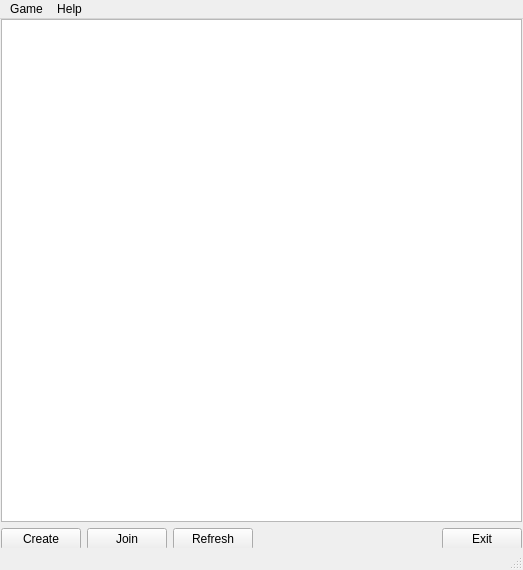
<?xml version="1.0" encoding="UTF-8"?>
<ui version="4.0">
 <class>MainWindow</class>
 <widget class="QMainWindow" name="MainWindow">
  <property name="geometry">
   <rect>
    <x>0</x>
    <y>0</y>
    <width>523</width>
    <height>570</height>
   </rect>
  </property>
  <property name="sizePolicy">
   <sizepolicy hsizetype="Preferred" vsizetype="Preferred">
    <horstretch>0</horstretch>
    <verstretch>0</verstretch>
   </sizepolicy>
  </property>
  <property name="windowTitle">
   <string>Dots and Boxes</string>
  </property>
  <widget class="QWidget" name="centralwidget">
   <widget class="QWidget" name="layoutWidget">
    <property name="geometry">
     <rect>
      <x>1</x>
      <y>0</y>
      <width>521</width>
      <height>531</height>
     </rect>
    </property>
    <layout class="QVBoxLayout" name="verticalLayout">
     <property name="sizeConstraint">
      <enum>QLayout::SetDefaultConstraint</enum>
     </property>
     <item>
      <widget class="QTableView" name="gameTableView"/>
     </item>
     <item>
      <layout class="QHBoxLayout" name="horizontalLayout">
       <item>
        <widget class="QPushButton" name="createButton">
         <property name="text">
          <string>Create</string>
         </property>
        </widget>
       </item>
       <item>
        <widget class="QPushButton" name="joinButton">
         <property name="text">
          <string>Join</string>
         </property>
        </widget>
       </item>
       <item>
        <widget class="QPushButton" name="refreshButton">
         <property name="text">
          <string>Refresh</string>
         </property>
        </widget>
       </item>
       <item>
        <spacer name="horizontalSpacer">
         <property name="orientation">
          <enum>Qt::Horizontal</enum>
         </property>
         <property name="sizeHint" stdset="0">
          <size>
           <width>167</width>
           <height>20</height>
          </size>
         </property>
        </spacer>
       </item>
       <item>
        <widget class="QPushButton" name="exitButton">
         <property name="text">
          <string>Exit</string>
         </property>
        </widget>
       </item>
      </layout>
     </item>
    </layout>
   </widget>
  </widget>
  <widget class="QMenuBar" name="menubar">
   <property name="geometry">
    <rect>
     <x>0</x>
     <y>0</y>
     <width>523</width>
     <height>19</height>
    </rect>
   </property>
   <widget class="QMenu" name="menuGame">
    <property name="title">
     <string>Game</string>
    </property>
    <addaction name="refreshAction"/>
    <addaction name="createAction"/>
    <addaction name="joinAction"/>
    <addaction name="separator"/>
    <addaction name="exitAction"/>
   </widget>
   <widget class="QMenu" name="menuHelp">
    <property name="title">
     <string>Help</string>
    </property>
    <addaction name="helpAction"/>
    <addaction name="aboutAction"/>
   </widget>
   <addaction name="menuGame"/>
   <addaction name="menuHelp"/>
  </widget>
  <widget class="QStatusBar" name="statusbar"/>
  <action name="refreshAction">
   <property name="text">
    <string>Refresh</string>
   </property>
  </action>
  <action name="createAction">
   <property name="text">
    <string>Create</string>
   </property>
  </action>
  <action name="joinAction">
   <property name="text">
    <string>Join</string>
   </property>
  </action>
  <action name="exitAction">
   <property name="text">
    <string>Exit</string>
   </property>
  </action>
  <action name="helpAction">
   <property name="text">
    <string>Game Help</string>
   </property>
  </action>
  <action name="aboutAction">
   <property name="text">
    <string>About Dots and Boxes</string>
   </property>
  </action>
 </widget>
 <resources/>
 <connections/>
</ui>
